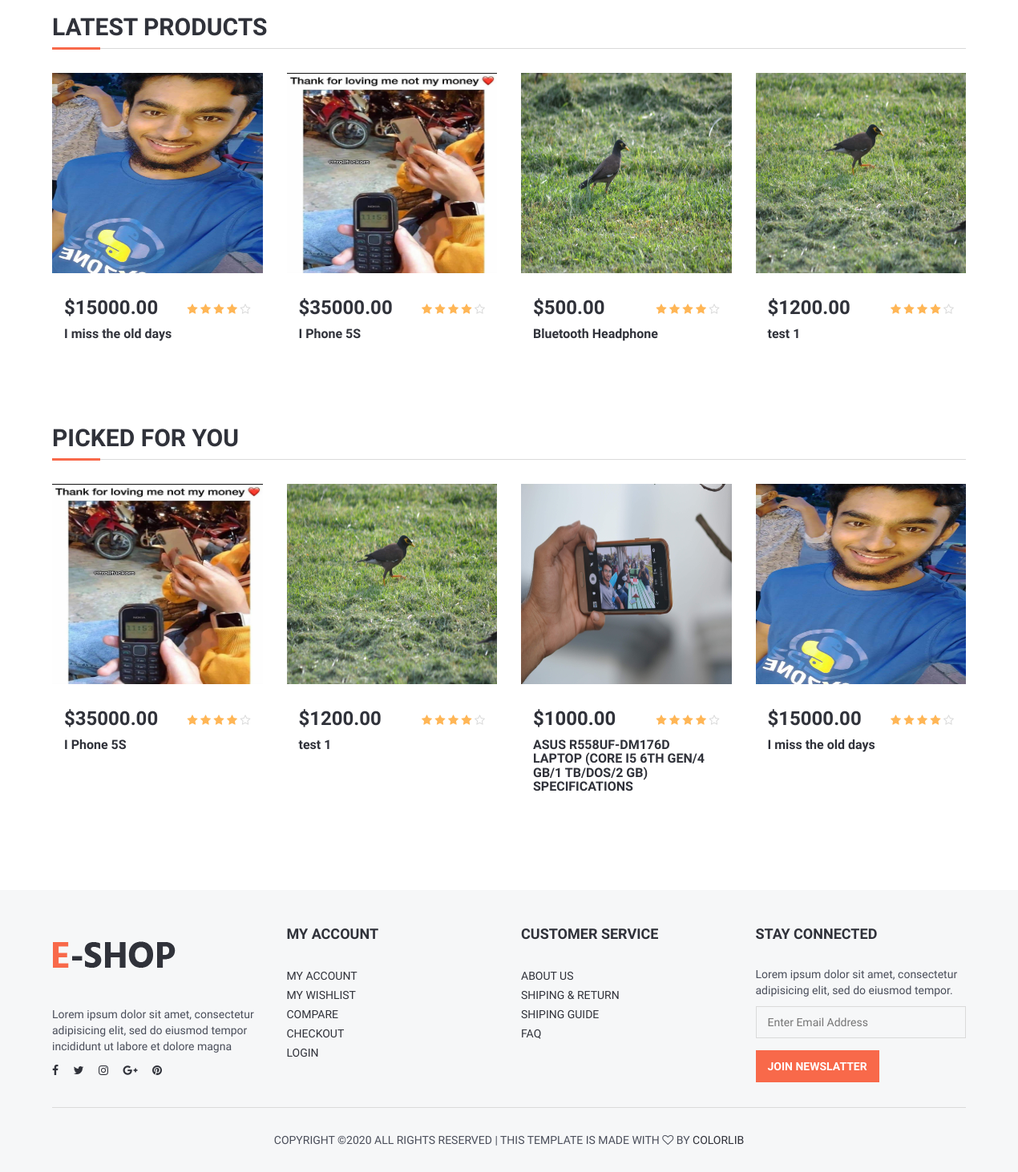
The app's page / (lower part), older data.
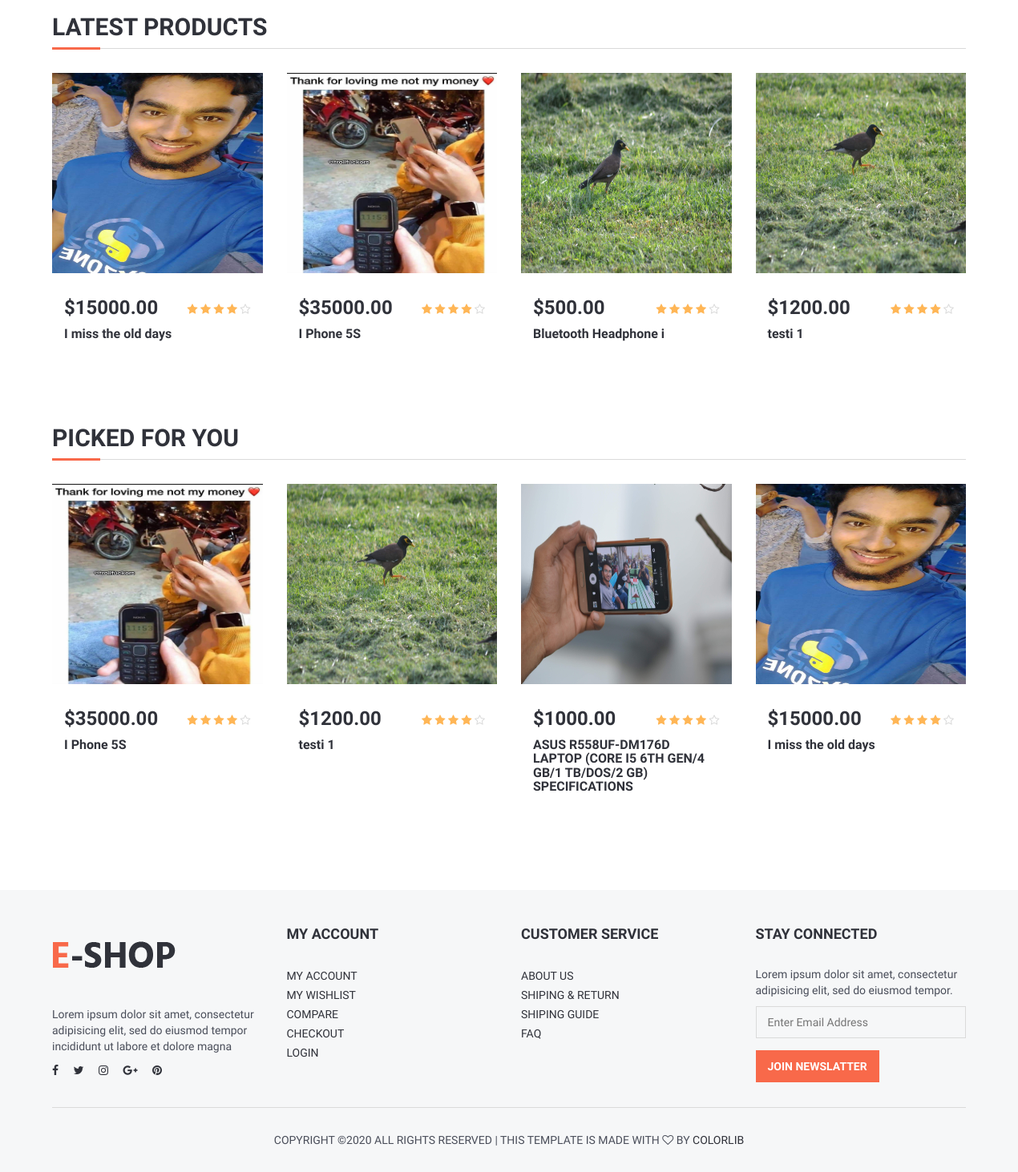
The same page, newer data.
### product/models.py (models this page shows, shortened)
class Product(models.Model):
    STATUS = (
        ('True', 'True'),
        ('False', 'False'),
    )
    title = models.CharField(max_length=150)
    keywords = models.CharField(max_length=200)
    category = models.ForeignKey(Category , on_delete=models.CASCADE)
    description = models.TextField()
    image = models.ImageField(upload_to='product_image/')
    price = models.DecimalField(max_digits=12, decimal_places=2)
    amount = models.IntegerField()
    minamount=models.IntegerField()
    detail = RichTextUploadingField()
    slug = models.SlugField(null=False, unique=True)
    status = models.CharField(max_length=5,choices=STATUS)
    create_at = models.DateTimeField(auto_now_add=True)
    update_at = models.DateTimeField(auto_now=True)
    def image_tag(self):
        return mark_safe('<img src="{}" height="50"/>'.format(self.image.url))
    image_tag.short_description = 'Image'

### home/views.py (the view)
# urls.py: path('', index, name='index'),
def index(request):
    setting = Setting.objects.get(pk=1)
    category = Category.objects.all()
    product_slider = Product.objects.all().order_by('-id')[:3] #first 4 products
    latest_product = Product.objects.all().order_by('-id')[:4] #last 4 products
    product_picked = Product.objects.all().order_by('?')[:4] #rendom 4 products
    page = "home"
    context = {'setting': setting,
            'page': page,
            'category': category,
            'product_slider': product_slider,
            'latest_product': latest_product,
            'product_picked': product_picked,
            }
    return render(request ,'index.html', context)

### home/templates/index.html (shortened to what this page needs)
{% extends 'homebase.html' %}
{% block body %} {% include "content.html" %} {% endblock  %}

### home/templates/content.html (shortened to what this page needs)
{% load static %}
<div class="section">
    <div class="container">
        <div class="row">
            <div class="col-md-12">
                <div class="section-title">
                    <h2 class="title">Latest Products</h2>
                </div>
            </div>
            {% for product in latest_product %}
            <div class="col-md-3 col-sm-6 col-xs-6">
                <div class="product product-single">
                    <div class="product-thumb">
                        <img src="{{ product.image.url }}" alt="" style="height: 250px">
                    </div>
                    <div class="product-body">
                        <h3 class="product-price">${{ product.price }}</h3>
                        <div class="product-rating">
                            <i class="fa fa-star"></i>
                            <i class="fa fa-star"></i>
                            <i class="fa fa-star"></i>
                            <i class="fa fa-star"></i>
                            <i class="fa fa-star-o empty"></i>
                        </div>
                        <h2 class="product-name"><a href="#">{{ product.title }}</a></h2>
                    </div>
                </div>
            </div>
            {% endfor %}
        </div>
        <div class="row">
            <div class="col-md-12">
                <div class="section-title">
                    <h2 class="title">Picked For You</h2>
                </div>
            </div>
            {% for pick_pro in product_picked %}
            <div class="col-md-3 col-sm-6 col-xs-6">
                <div class="product product-single">
                    <div class="product-thumb">
                        <img src="{{ pick_pro.image.url }}" alt="" style="height: 250px">
                    </div>
                    <div class="product-body">
                        <h3 class="product-price">${{ pick_pro.price }}</h3>
                        <div class="product-rating">
                            <i class="fa fa-star"></i>
                            <i class="fa fa-star"></i>
                            <i class="fa fa-star"></i>
                            <i class="fa fa-star"></i>
                            <i class="fa fa-star-o empty"></i>
                        </div>
                        <h2 class="product-name"><a href="#">{{ pick_pro.title }}</a></h2>
                    </div>
                </div>
            </div>
            {% endfor %}
        </div>
    </div>
</div>

Row changes from the older to the newer data that the page shows:
changed Product: title "Bluetooth Headphone" → "Bluetooth Headphone i"
changed Product: title "test 1" → "testi 1"
